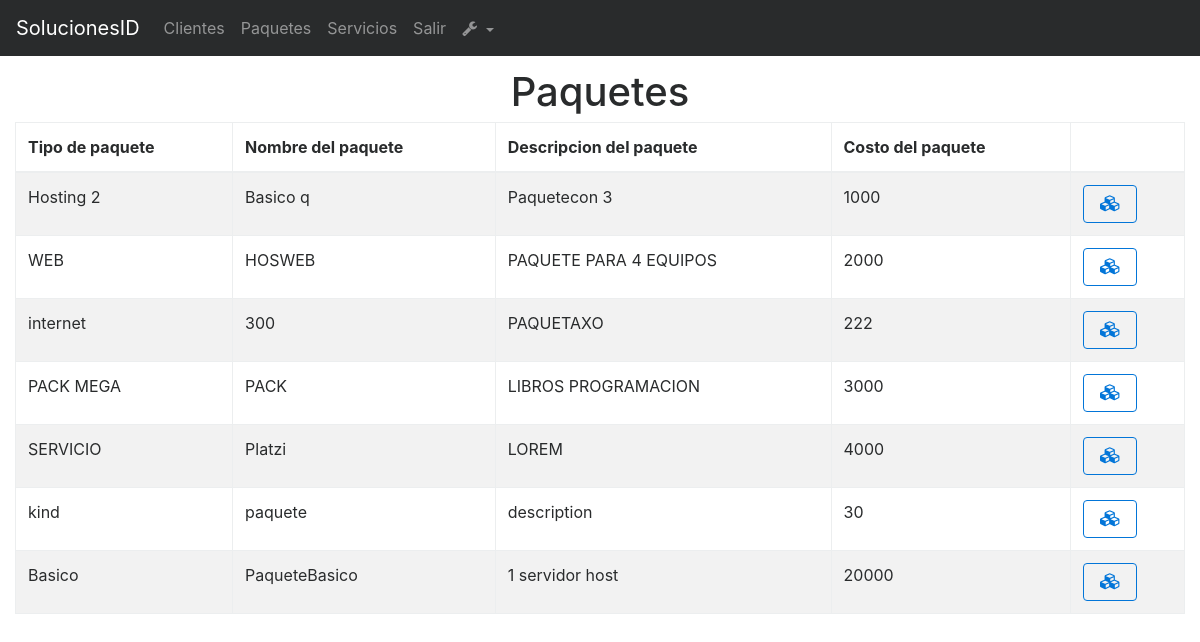
The page /index.php?action=RegistrosPaquetes (signed in) on the database as committed earlier.
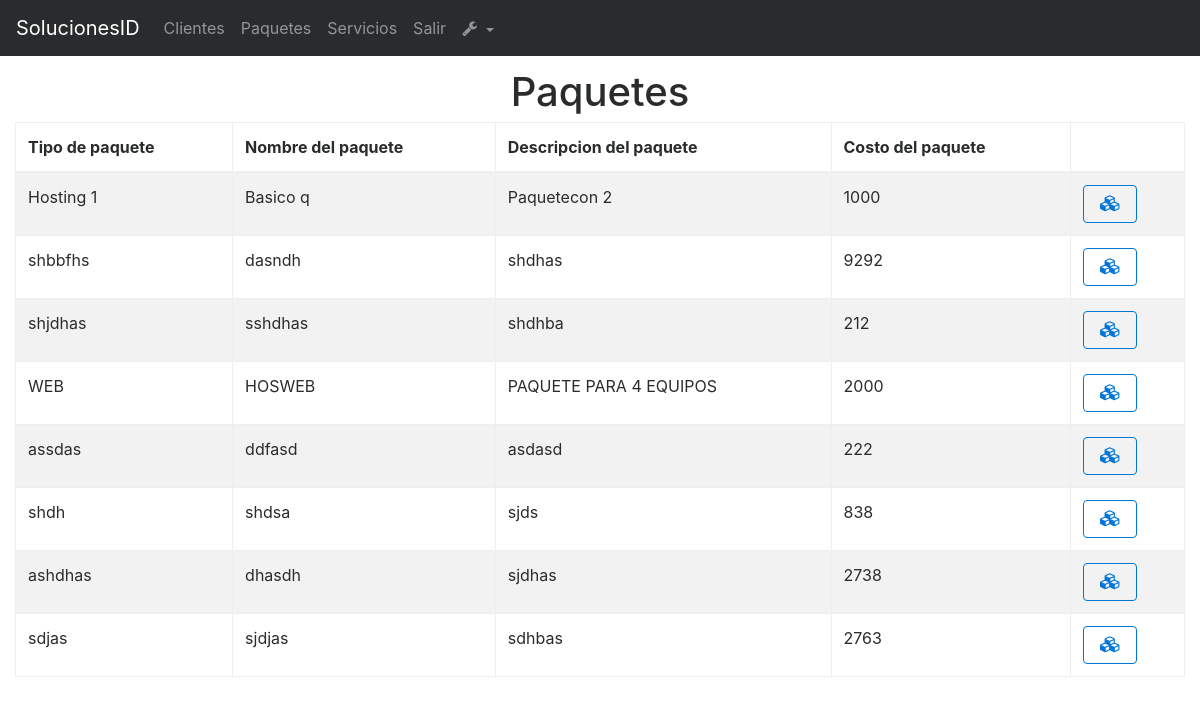
The same page on the database as committed later.
### tables this page shows
CREATE TABLE `Paquete` (
  `nombrePaquete` varchar(50) NOT NULL,
  `idPaquete` int(11) NOT NULL,
  `costoPaquete` int(11) DEFAULT NULL,
  `tipoPaquete` varchar(50) DEFAULT NULL,
  `descripcionPaquete` varchar(150) DEFAULT NULL,
  `estado` tinyint(1) DEFAULT NULL
);

### controllers/controllerAdministrador.php (called while the page is built, shortened)
<?php
class ControllerAdministrador{
	public function pagina(){
		include "views/template.php";
	}
	public function enlacesPaginasController(){
		if(isset( $_GET['action'])){
			$enlaces = $_GET['action'];
		}
		else{
			$enlaces = "index";
		}
		$respuesta = Paginas::enlacesPaginasModel($enlaces);
		include $respuesta;
	}
}
?>

### index.php (called while the page is built, shortened)
<?php
require_once 'models/ModelPaquete.php';
require_once "controllers/controllerAdministrador.php";
require_once 'controllers/controllerPaquete.php';
$mvc = new ControllerAdministrador();
$mvc -> pagina();
?>

### models/conexionBD.php (called while the page is built)
<?php
class Conexion{
	public static function conectar(){
		$link = new PDO("mysql:host=localhost;dbname=u700675089_soluc","u700675089_germa","ger3uicab");
		return $link;
	}
}
?>

### models/ModelPaquete.php (called while the page is built, shortened)
<?php
require_once "conexionBD.php";
class ModelPaquete extends Conexion{
	public static function vistaPaqueteModel(){
		$stmt = Conexion::conectar()->prepare("SELECT idPaquete,nombrePaquete,costoPaquete,tipoPaquete,descripcionPaquete,estado FROM Paquete");
		$stmt->execute();
		return $stmt->fetchAll();
	}
}
?>

### controllers/controllerPaquete.php (the view, shortened to what this page needs)
<?php
 class MvcControllerPaquete{
	  public function vistaPaqueteController(){
		$respuesta = ModelPaquete::vistaPaqueteModel();
		foreach($respuesta as $row => $item){
		echo'<tr>
				<td>'.$item["tipoPaquete"].'</td>
				<td>'.$item["nombrePaquete"].'</td>
				<td>'.$item["descripcionPaquete"].'</td>
				<td>'.$item["costoPaquete"].'</td>
								<td><a href="index.php?action=editarPaquete&idPaquete='.$item["idPaquete"].'"><button class="btn btn-outline-primary"><i class="fa fa-cubes" aria-hidden="true"></i></button></a>
					</td>
				</tr>';
		}
	}
 }
 ?>

### views/template.php (shortened to what this page needs)
<!DOCTYPE html>
<html lang="en">
<head>
	<link rel="stylesheet" href="views/assets/css/font-awesome/css/font-awesome.min.css">
	<link rel="stylesheet" href="views/assets/css/style.css">
	<link rel="stylesheet" href="views/assets/css/css/bootstrap.css">
	<link rel="stylesheet" href="views/assets/css/css/dataTables.bootstrap4.css">
	<link rel="stylesheet" href="views/assets/css/css/dataTables.bootstrap4.min.css">
	<link rel="stylesheet" href="views/assets/css/css/buttons.bootstrap4.min.css">
	<link rel="stylesheet" href="views/assets/css/css/bootstrap.min.css">
</head>
<body>
 		<?php include "modules/nav.php"; ?>
<section>
<?php
$mvc = new ControllerAdministrador();
$mvc -> enlacesPaginasController();
 ?>
</section>
</body>
</html>

### views/modules/nav.php (shortened to what this page needs)
 <nav class="navbar navbar-toggleable-md navbar-inverse fixed-top bg-inverse">
  <a class="navbar-brand" href="#">SolucionesID</a>
  <div class="collapse navbar-collapse text-center" id="navbarText">
    <ul class="navbar-nav mr-auto">
      <li class="nav-item">
            <a class="nav-link" href="index.php?action=RegistrosClientes">Clientes</a>
          </li>
          <li class="nav-item">
            <a class="nav-link" href="index.php?action=RegistrosPaquetes">Paquetes</a>
          </li>
          <li class="nav-item">
            <a class="nav-link" href="index.php?action=RegistrosServicios">Servicios</a>
          </li>
          <li class="nav-item">
            <a class="nav-link" href="index.php?action=salir">Salir</a>
          </li>
          <li class="nav-item dropdown">
          <a class="nav-link dropdown-toggle" href="http://example.com" id="navbarDropdownMenuLink" data-toggle="dropdown" aria-haspopup="true" aria-expanded="false">
            <i class="fa fa-wrench" aria-hidden="true"></i>
          </a>
        </li>
    </ul>
  </div>
</nav>

### views/modules/RegistrosPaquetes.php (shortened to what this page needs)
<h1 class="text-center margin-20 animated fast fadeIn">Paquetes</h1>
	<div class="table-responsive col-sm-12 margin-bottom ">
		<table id="tdPaquetes" class="table table-striped table-bordered table-hover animated  fadeIn ">
			<thead>
			<tr>
				<th>Tipo de paquete</th>
				<th>Nombre del paquete</th>
				<th>Descripcion del paquete</th>
				<th>Costo del paquete</th>
				<th></th>
			</tr>
			</thead>
			<tbody>
			<?php
				$vistaCliente = new MvcControllerPaquete();
				$vistaCliente -> vistaPaqueteController();
			?>
			</tbody>
		</table>
	</div>

### views/assets/css/style.css (style rules this page uses)
body { padding-top: 70px; }
.animated { -webkit-animation-duration: 1s; animation-duration: 1s; -webkit-animation-fill-mode: both; animation-fill-mode: both; }
.fast { -webkit-animation-duration: 0.4s; animation-duration: 0.4s; -webkit-animation-fill-mode: both; animation-fill-mode: both; }
.fadeIn { animation-name: fadeIn; }
table { position: relative; margin: auto; width: 100%; }
h1 { font-size: 30px; font-weight: bold; }

Rows that differ between the two databases and show on the page:
removed paquete: tipoPaquete "PACK MEGA", nombrePaquete "PACK", descripcionPaquete "LIBROS PROGRAMACION", costoPaquete "3000"
removed paquete: tipoPaquete "SERVICIO", nombrePaquete "Platzi", descripcionPaquete "LOREM", costoPaquete "4000"
removed paquete: tipoPaquete "kind", nombrePaquete "paquete", descripcionPaquete "description", costoPaquete "30"
removed paquete: tipoPaquete "Basico", nombrePaquete "PaqueteBasico", descripcionPaquete "1 servidor host", costoPaquete "20000"
changed paquete "Basico q": tipoPaquete "Hosting 2" → "Hosting 1"; descripcionPaquete "Paquetecon 3" → "Paquetecon 2"
added paquete: tipoPaquete "shbbfhs", nombrePaquete "dasndh", descripcionPaquete "shdhas", costoPaquete "9292"
added paquete: tipoPaquete "shjdhas", nombrePaquete "sshdhas", descripcionPaquete "shdhba", costoPaquete "212"
changed paquete: tipoPaquete "internet" → "assdas"; nombrePaquete "300" → "ddfasd"; descripcionPaquete "PAQUETAXO" → "asdasd"
added paquete: tipoPaquete "shdh", nombrePaquete "shdsa", descripcionPaquete "sjds", costoPaquete "838"
added paquete: tipoPaquete "ashdhas", nombrePaquete "dhasdh", descripcionPaquete "sjdhas", costoPaquete "2738"
added paquete: tipoPaquete "sdjas", nombrePaquete "sjdjas", descripcionPaquete "sdhbas", costoPaquete "2763"
